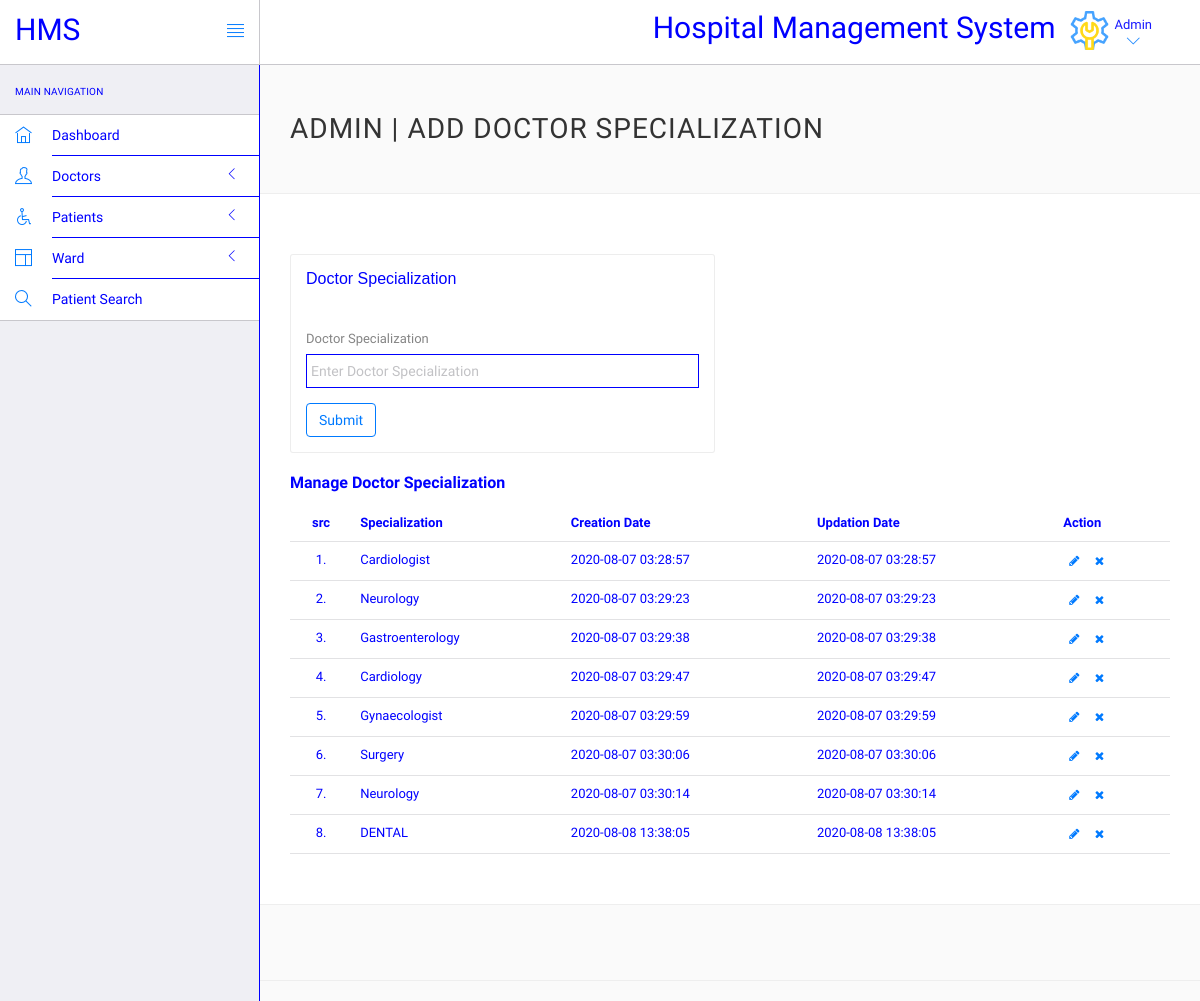
Page /login/admin/doctor-specilization.php (signed in) on the earlier database version.
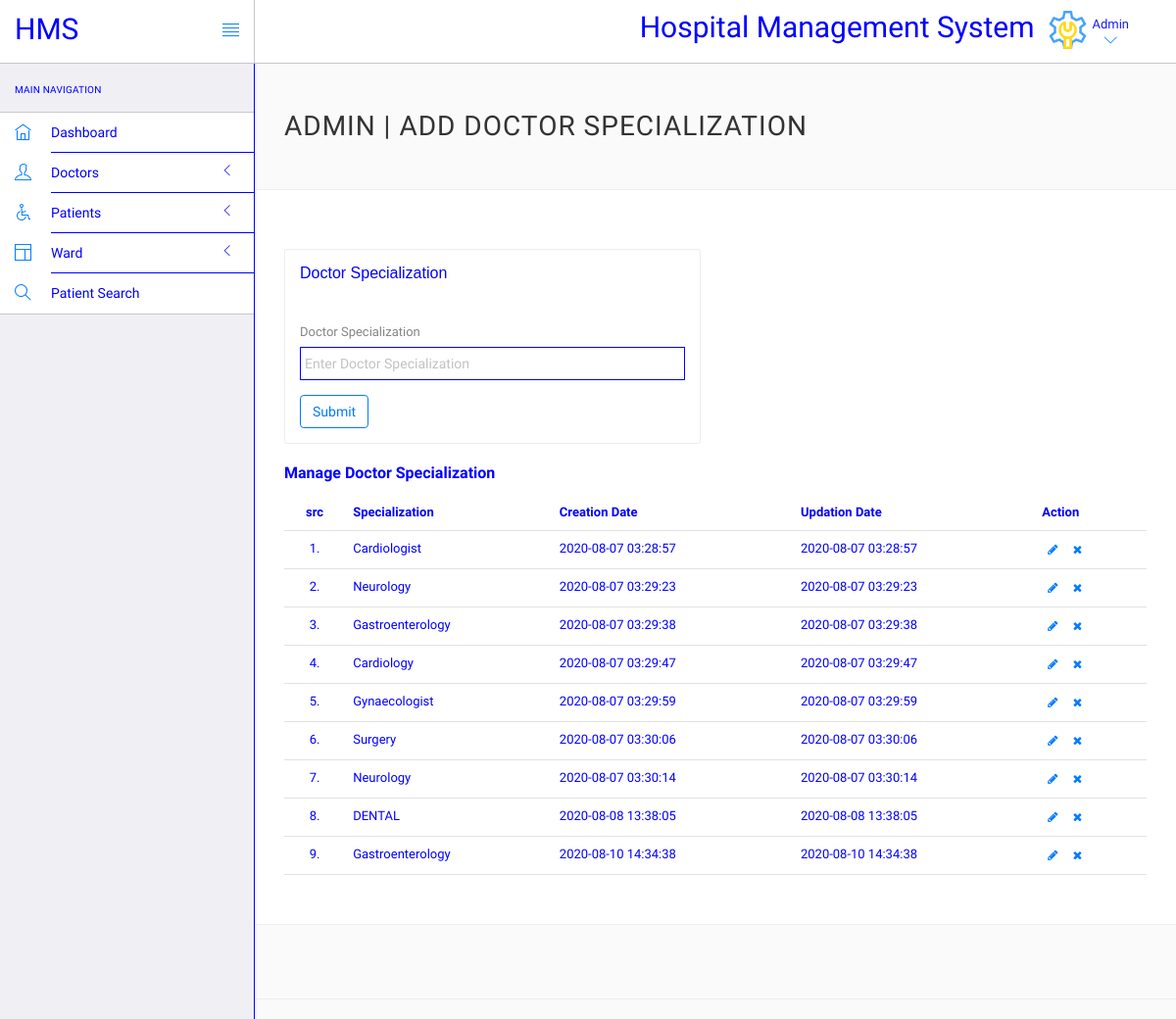
Same page on the later database version.
### tables this page shows
CREATE TABLE `doctorspecilization` (
  `id` int(11) NOT NULL,
  `specilization` varchar(25) DEFAULT NULL,
  `creationDate` timestamp NULL DEFAULT current_timestamp(),
  `updationDate` timestamp NULL DEFAULT current_timestamp()
);

### login/admin/doctor-specilization.php (the view, shortened to what the changed rows need)
<?php
include('include/config.php');
?>
<!DOCTYPE html>
<html lang="en">
	<head>
		<link rel="stylesheet" href="vendor/bootstrap/css/bootstrap.min.css">
		<link rel="stylesheet" href="vendor/fontawesome/css/font-awesome.min.css">
		<link rel="stylesheet" href="vendor/themify-icons/themify-icons.min.css">
		<link rel="stylesheet" href="assets/css/styles.css">
		<link rel="stylesheet" href="assets/css/plugins.css">
		<link rel="stylesheet" href="assets/css/themes/theme-1.css" id="skin_color" />
	</head>
	<body>
		<div id="app">
			<div class="app-content">
				<header class="navbar navbar-default navbar-static-top">
					<div class="navbar-header">
						<a class="navbar-brand" href="#">
							<h2 style="padding-top:20%;font-family:Numans;">HMS</h2>
						</a>
					</div>
					<div class="navbar-collapse collapse">
						<ul class="nav navbar-right">
								<li  style="padding-top:2%;font-family:Numans; ">
								<h2>Hospital Management System</h2>
							</li>
						</ul>
					</div>
				</header>
				<div class="main-content" >
					<div class="wrap-content container" id="container">
						<section id="page-title">
							<div class="row">
								<div class="col-sm-8">
									<h1 class="mainTitle">Admin | Add Doctor Specialization</h1>
																	</div>
							</div>
						</section>
						<div class="container-fluid container-fullw bg-white">
							<div class="row">
								<div class="col-md-12">
									<div class="row">
								<div class="col-md-12">
									<table class="table table-hover" id="sample-table-1">
										<thead>
											<tr>
												<th class="center">src</th>
												<th>Specialization</th>
												<th class="hidden-xs">Creation Date</th>
												<th>Updation Date</th>
												<th>Action</th>
											</tr>
										</thead>
										<tbody>
<?php
$sql=mysqli_query($con,"select * from doctorSpecilization");
$cnt=1;
while($row=mysqli_fetch_array($sql))
{
?>
											<tr>
												<td class="center"><?php echo $cnt;?>.</td>
												<td class="hidden-xs"><?php echo $row['specilization'];?></td>
												<td><?php echo $row['creationDate'];?></td>
												<td><?php echo $row['updationDate'];?>
												</td>
												<td >
												<div class="visible-md visible-lg hidden-sm hidden-xs">
												<a href="edit-doctor-specialization.php?id=<?php echo $row['id'];?>" class="btn btn-transparent btn-xs" tooltip-placement="top" tooltip="Edit"><i class="fa fa-pencil"></i></a>
												<a href="doctor-specilization.php?id=<?php echo $row['id']?>&del=delete" onClick="return confirm('Are you sure you want to delete?')"class="btn btn-transparent btn-xs tooltips" tooltip-placement="top" tooltip="Remove"><i class="fa fa-times fa fa-white"></i></a>
												</div>
												</td>
											</tr>
											<?php
											$cnt=$cnt+1;
											 }?>
										</tbody>
									</table>
								</div>
							</div>
								</div>
							</div>
						</div>
					</div>
				</div>
			</div>
					</div>
	</body>
</html>

Differences in the rows shown:
added doctorspecilization: specilization "Gastroenterology", creationDate "2020-08-10 14:34:38", updationDate "2020-08-10 14:34:38"
